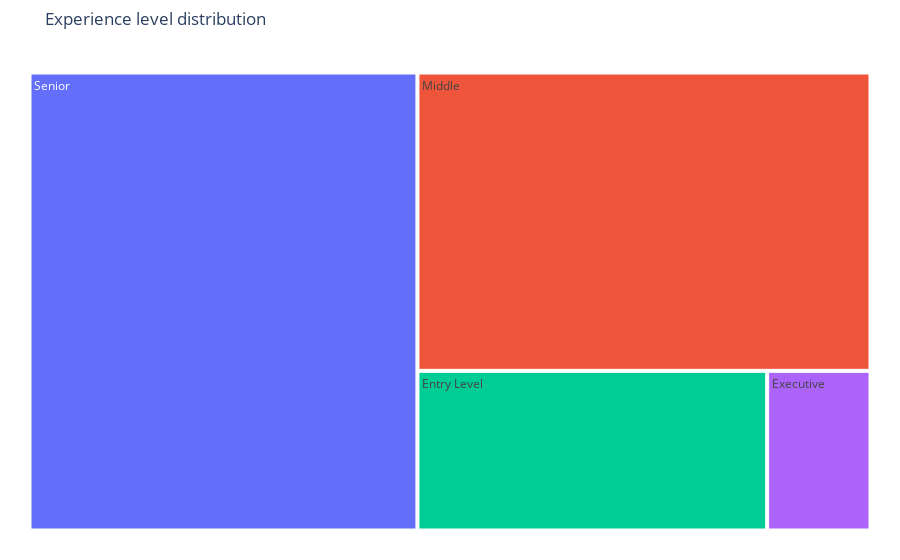

The notebook cell this image was saved under:
### Code cell
fig = px.treemap(df7, path = ['Exp Level'], values = 'Value', title = 'Experience level distribution')
fig.update_traces(hovertemplate = 'Exp Level : %{label}<br>Value:{value}')
fig.update_layout(margin = dict(t=50, l=25, r=25, b=25))
fig.show()

### Figure 1 — Plotly figure (JSON) as saved in the notebook; plotly's stock layout.template omitted (floating-point values rounded to 4 significant figures)
{"data": [{"branchvalues": "total", "domain": {"x": [0, 1], "y": [0, 1]}, "hovertemplate": "Exp Level : %{label}<br>Value:{value}", "ids": ["Entry Level", "Executive", "Middle", "Senior"], "labels": ["Entry Level", "Executive", "Middle", "Senior"], "name": "", "parents": ["", "", "", ""], "type": "treemap", "values": [88, 26, 213, 280]}], "layout": {"autosize": true, "legend": {"tracegroupgap": 0}, "margin": {"b": 25, "l": 25, "r": 25, "t": 50}, "title": {"text": "Experience level distribution"}}}
